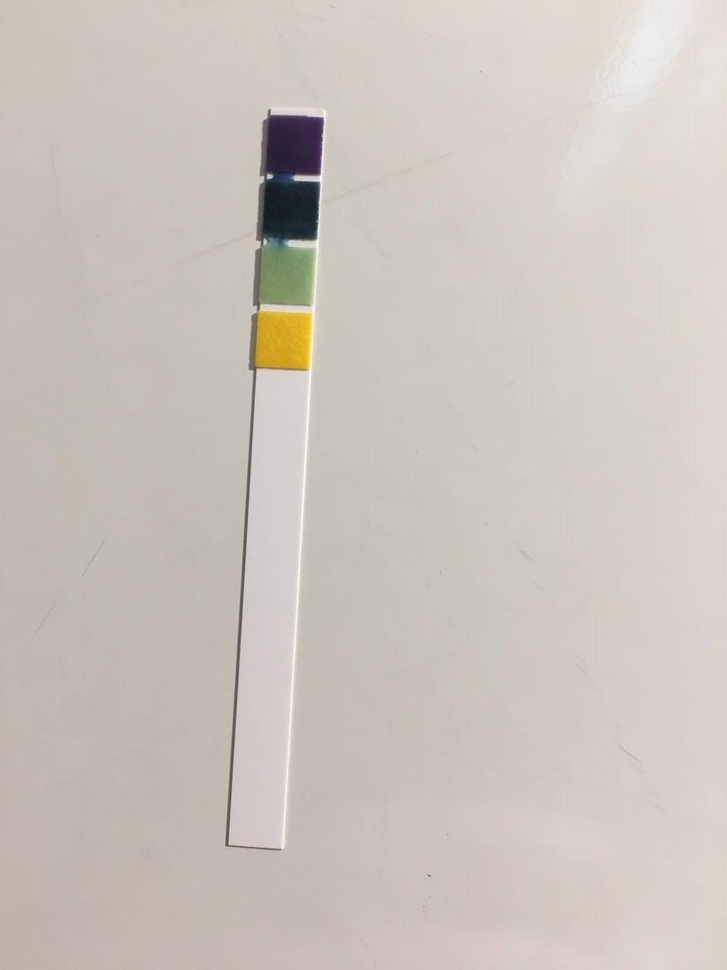
#> input picture raw_data/8p70_07.jpg, 727 x 970 px, shrunk from 1000 x 1334 before the run
$ jupyter execute --allow-errors image_extraction_testing.ipynb
#> lines starting #> are read from the running program, lines starting #| are printed output that depends on the picture; after the words box and inside, x2 and y2 are one past the last pixel; in counts of white or black regions, pixels touching at a corner belong together
[cell 1]
import numpy as np
import numpy.ma as ma
import cv2
from matplotlib import pyplot as plt

from skimage import filters

from scipy import ndimage

[cell 2]
raw_data_dir = "raw_data/"

[cell 3]
def show_color_im(img):
    plt.imshow(cv2.cvtColor(img, cv2.COLOR_BGR2RGB))
def save_color_im(img2):
    plt.imsave("masked_data/8p70_07.png", cv2.cvtColor(img2, cv2.COLOR_BGR2RGB))

[cell 4]
img = cv2.imread(raw_data_dir + '8p70_07.jpg')
#> img is the input picture: shape (970, 727, 3); mean B, G, R 187.9, 196.1, 203.9
img = img[5:-500,25:-25]
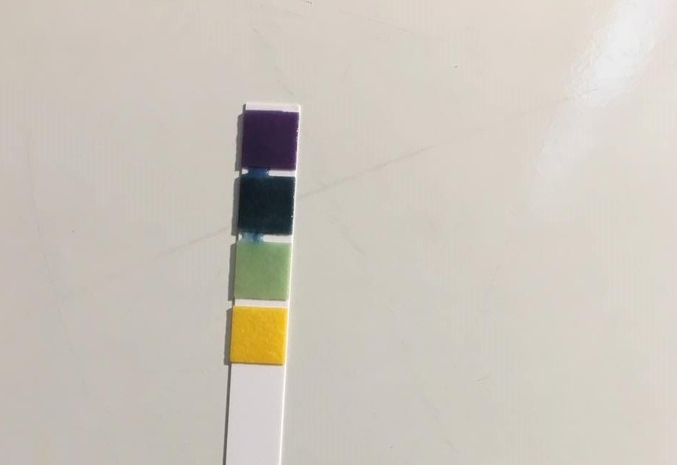
#> img: shape (465, 677, 3); mean B, G, R 188.7, 198, 204.2
gray = cv2.cvtColor(img,cv2.COLOR_BGR2GRAY)
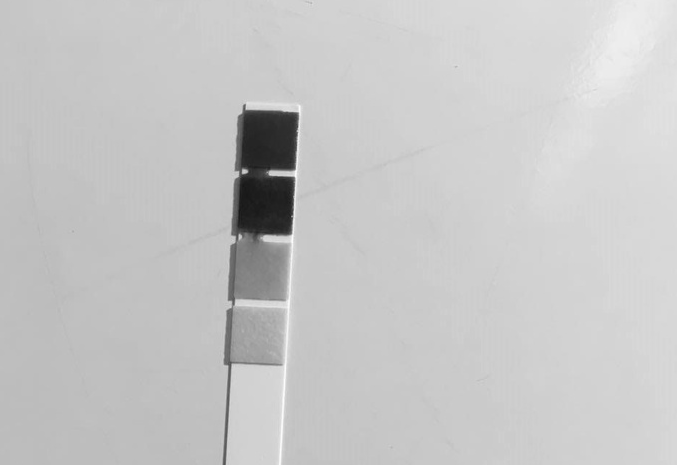
#> gray: shape (465, 677); min 22, max 253, mean 198.8
show_color_im(img)
plt.show()

kernel = np.ones((3,3),np.uint8)
init_closed = cv2.morphologyEx(gray,cv2.MORPH_CLOSE,kernel, iterations = 10)
plt.imshow(gray, cmap='gray')
plt.show()
plt.imshow(init_closed, cmap='gray')
plt.show()

[cell 5]
gray = init_closed
sobel_v = filters.sobel_v(gray)
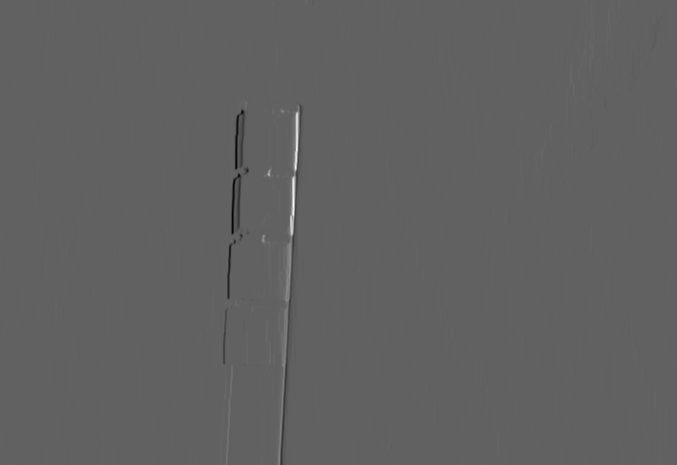
#> sobel_v: shape (465, 677) float64; min -0.385, max 0.624, mean 0.000305; drawn with min black and max white
sobel_h = filters.sobel_h(gray)
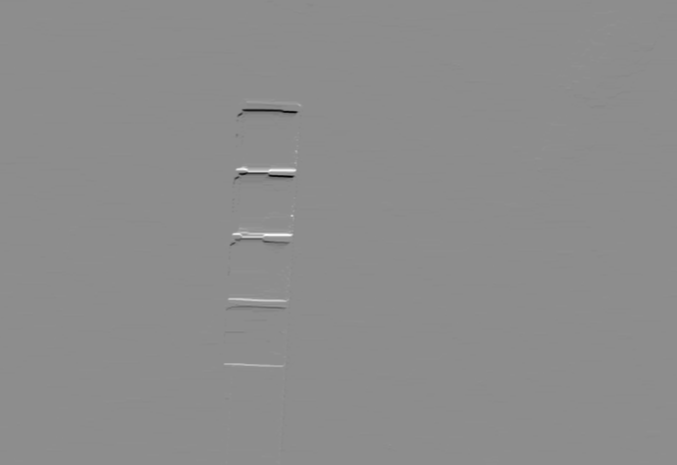
#> sobel_h: shape (465, 677) float64; min -0.557, max 0.445, mean -0.000218; drawn with min black and max white
sobel_v = filters.gaussian(sobel_v, sigma=2.0)
sobel_h = filters.gaussian(sobel_h, sigma=2.0)

plt.imshow(sobel_h, cmap='gray')
plt.show()
mask_v = np.abs(sobel_v) > .03
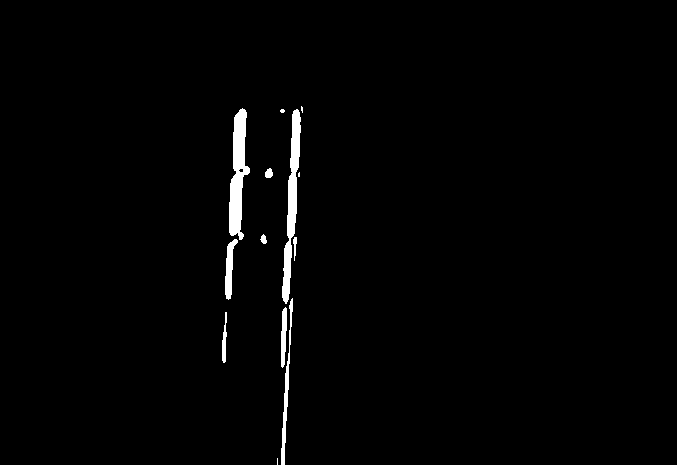
#> mask_v: shape (465, 677) bool; 1.5% white; 13 white regions (4 under 20 px), largest, box (x1, y1, x2, y2) and area: (229, 108, 250, 240) 1553, (282, 109, 301, 304) 1516, (281, 298, 293, 465) 511
mask_h = np.abs(sobel_h) > .03
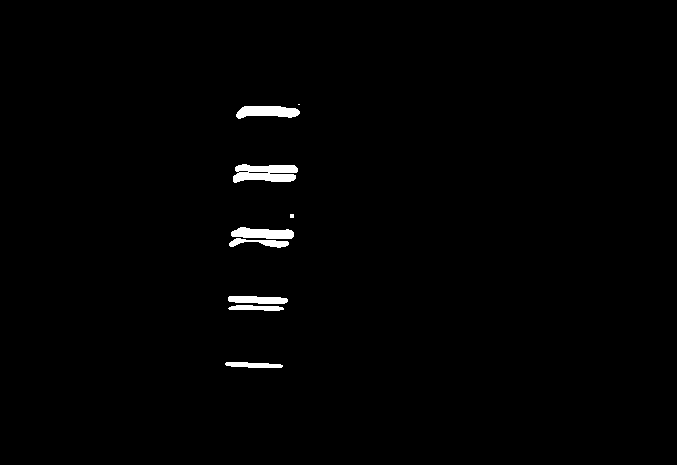
#> mask_h: shape (465, 677) bool; 1.1% white; 9 white regions (2 under 20 px), largest, box (x1, y1, x2, y2) and area: (233, 164, 298, 183) 920, (236, 106, 300, 119) 609, (231, 227, 294, 239) 562
# Coordinates of non-black pixels.
coords_y = np.argwhere(mask_v)
#> coords_y = 4611 pairs, first value 106 to 464, second value 222 to 302
coords_x = np.argwhere(mask_h)
#> coords_x = 3307 pairs, first value 104 to 367, second value 225 to 299

# Bounding box of non-black pixels.
x0 = max(coords_x.min(axis=0)[0] - 50,0)
#> x0 = 54
x1 = coords_x.max(axis=0)[0] + 51
#> x1 = 418
y0 = max(coords_y.min(axis=0)[1] - 50,0)
#> y0 = 172
y1 = coords_y.max(axis=0)[1] + 51
#> y1 = 353
print(x0,x1,y0,y1)
#| 54 418 172 353

# Get the contents of the bounding box.
cropped_gray = gray[x0:x1, y0:y1]
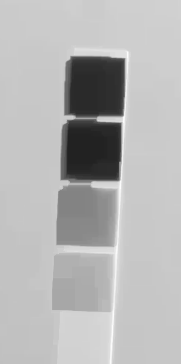
#> cropped_gray: shape (364, 181); min 34, max 253, mean 180.7
cropped_img = img[x0:x1, y0:y1]
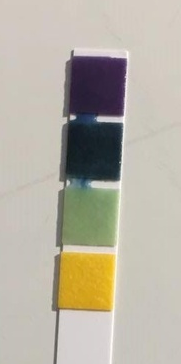
#> cropped_img: shape (364, 181, 3); mean B, G, R 164.1, 177.3, 182.8
plt.imshow(cropped_gray)
plt.show()

[cell 6]
thresh_val = np.median(cropped_gray)/1.05
#> thresh_val = 189.5
ret, thresh = cv2.threshold(cropped_gray,thresh_val,255,cv2.THRESH_BINARY_INV)
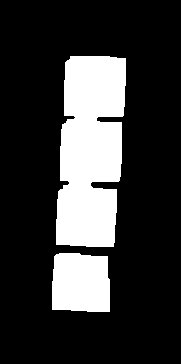
#> thresh: shape (364, 181); 21.6% white; 2 white regions, box (x1, y1, x2, y2) and area: (56, 56, 126, 247) 11036, (52, 253, 110, 312) 3193
#> ret = 189
plt.imshow(thresh, cmap='gray')
plt.show()

$ run again, with raw_data/10p0_00.jpg copied over raw_data/8p70_07.jpg
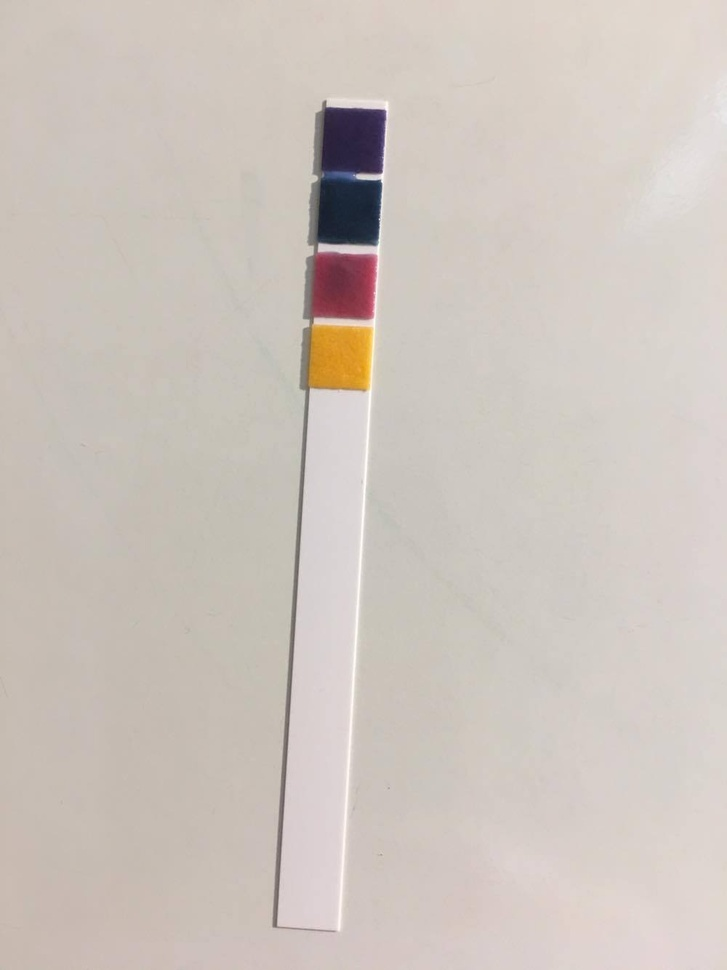
#> input picture raw_data/10p0_00.jpg, 727 x 970 px, shrunk from 1000 x 1334 before the run
#> img is the input picture: shape (970, 727, 3); mean B, G, R 189.9, 196.6, 205.4
#> img: shape (465, 677, 3)
#> `mask_v = np.abs(sobel_v) > .03`:
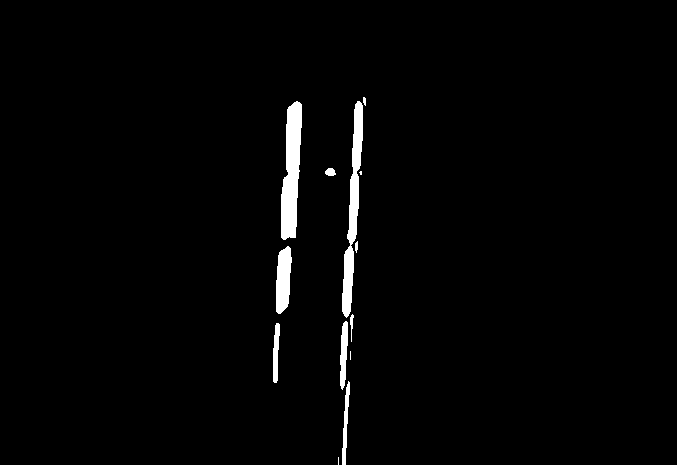
#> mask_v: shape (465, 677) bool; 1.9% white; 13 white regions (3 under 20 px), largest, box (x1, y1, x2, y2) and area: (281, 101, 302, 240) 2017, (342, 101, 363, 318) 1854, (276, 246, 292, 314) 831
#> mask_h: shape (465, 677) bool; 1.4% white; 9 white regions (2 under 20 px), largest, box (x1, y1, x2, y2) and area: (285, 163, 360, 181) 971, (283, 231, 355, 245) 712, (289, 98, 363, 110) 687
#> coords_y = 5908 pairs, first value 97 to 464, second value 273 to 365
#> coords_x = 4375 pairs, first value 94 to 388, second value 275 to 362
#> x0 = 44
#> x1 = 439
#> y0 = 223
#> y1 = 416
#| 44 439 223 416
#> thresh_val = 191.4
#> `ret, thresh = cv2.threshold(cropped_gray,thresh_val,255,cv2.THRESH_BIN..`:
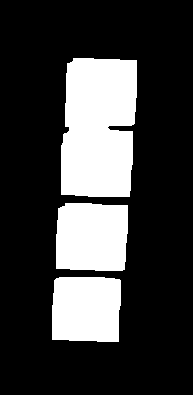
#> thresh: shape (395, 193); 24.2% white; 3 white regions, box (x1, y1, x2, y2) and area: (61, 58, 137, 197) 9528, (56, 203, 128, 271) 4630, (52, 277, 121, 342) 4280
#> ret = 191

$ run again, with raw_data/10p0_01.jpg copied over raw_data/8p70_07.jpg
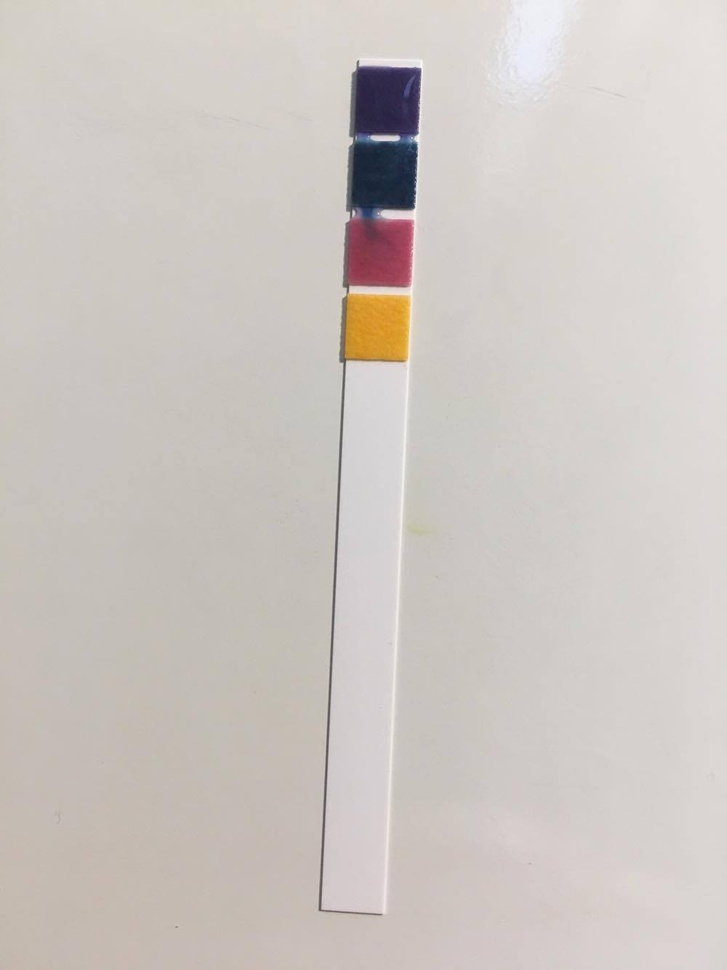
#> input picture raw_data/10p0_01.jpg, 727 x 970 px, shrunk from 1000 x 1334 before the run
#> img is the input picture: shape (970, 727, 3); mean B, G, R 194.4, 198.8, 205.2
#> img: shape (465, 677, 3)
#> `mask_v = np.abs(sobel_v) > .03`:
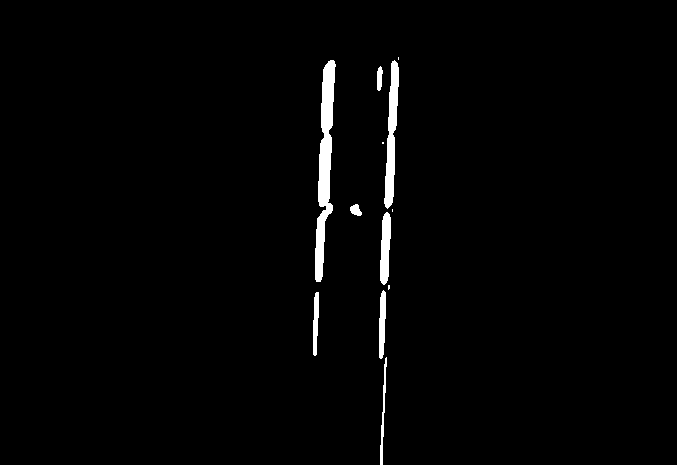
#> mask_v: shape (465, 677) bool; 1.7% white; 12 white regions (4 under 20 px), largest, box (x1, y1, x2, y2) and area: (315, 60, 336, 282) 2291, (384, 60, 399, 209) 1198, (380, 212, 391, 285) 601
#> mask_h: shape (465, 677) bool; 1.4% white; 10 white regions (3 under 20 px), largest, box (x1, y1, x2, y2) and area: (322, 125, 395, 144) 1144, (325, 57, 398, 71) 727, (320, 197, 392, 210) 674
#> coords_y = 5249 pairs, first value 57 to 464, second value 313 to 398
#> coords_x = 4451 pairs, first value 54 to 359, second value 315 to 397
#> x0 = 4
#> x1 = 410
#> y0 = 263
#> y1 = 449
#| 4 410 263 449
#> thresh_val = 196.2
#> `ret, thresh = cv2.threshold(cropped_gray,thresh_val,255,cv2.THRESH_BIN..`:
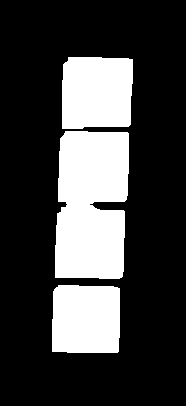
#> thresh: shape (406, 186); 25.3% white; 3 white regions, box (x1, y1, x2, y2) and area: (55, 131, 129, 279) 9786, (62, 57, 133, 129) 4851, (52, 285, 120, 353) 4493
#> ret = 196
